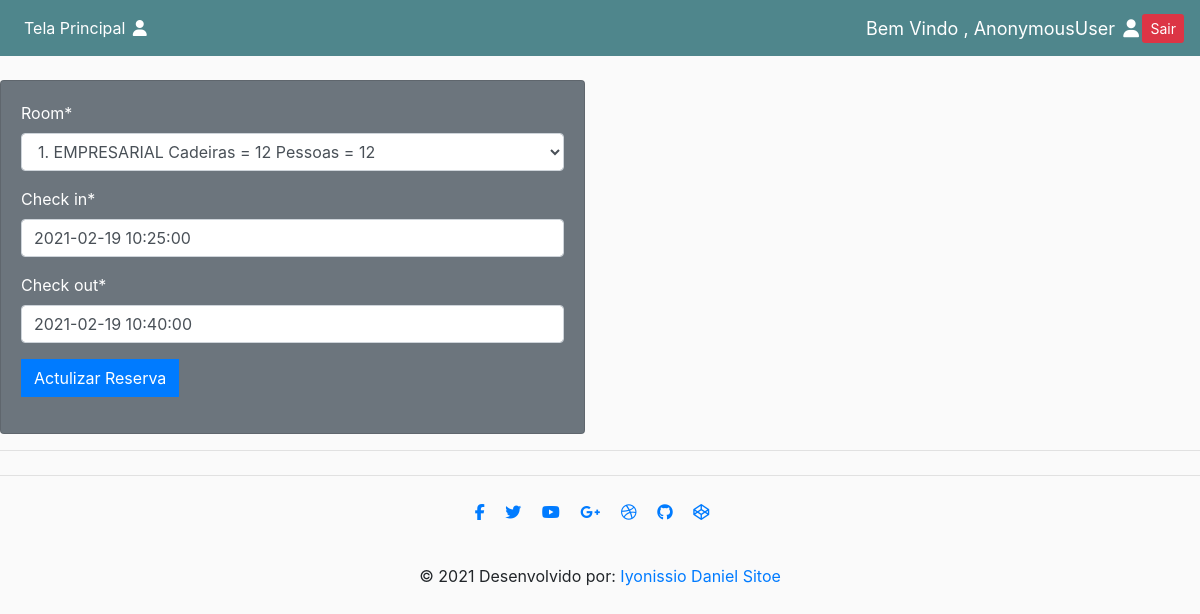
/update_reserva/75/, run on the app's committed database.
### entregar/models.py (models this page shows, shortened)
class Booking(models.Model):
    user = models.ForeignKey(settings.AUTH_USER_MODEL,on_delete=models.CASCADE)
    room = models.ForeignKey(Room, on_delete=models.CASCADE)
    check_in = models.DateTimeField()
    check_out = models.DateTimeField()

### entregar/views.py (the view)
# urls.py: path('update_reserva/<str:pk>/', views.updateReserva, name='update_reserva'),
def updateReserva(request, pk):
    reserva = Booking.objects.get(id=pk)
    form = BookingForm(instance=reserva)
    if request.method == 'POST':
        form = BookingForm(request.POST , instance=reserva)
        if form.is_valid():
            form.save()
            return redirect('/')
    context = {'form': form}
    return render(request, 'entregar/actualizarReserva.html', context)

### entregar/forms.py
class BookingForm(ModelForm):
    class Meta:
        model = Booking
        fields = '__all__'
        exclude = ['user']

### entregar/models.py (called while the page is built)
    def __str__(self):
        return f'{self.number}. {dict(self.ROOM_CATEGORIES)[self.category]} Cadeiras = {self.cadeiras} Pessoas = {self.capacity}'

### entregar/templates/entregar/actualizarReserva.html (shortened to what this page needs)
{% extends 'entregar/main.html' %}
{% load crispy_forms_tags %}
{% load static %}
{% block content %}
<br>
<div class="row">
     <div class="col-md-6">
        <div class="card card-body text-white bg-secondary">
            <form action="" method="POST">
                    {{ form|crispy }}
                 <button type="submit" class="btn btn-primary">Actulizar Reserva</button>
            </form>
         </div>
    </div>
</div>
{% endblock content %}

### static/css/main.css (style rules this page uses)
body { background-color: ffffff; }
body { background-color: hsl(0, 0%, 98%); }
.btn { border-radius: 0; }

### data on the page
Booking: room "1. EMPRESARIAL Cadeiras = 12 Pessoas = 12", check_in "2021-02-19 10:25:00", check_out "2021-02-19 10:40:00"

### other printed values
{{ request.user }} "AnonymousUser"
